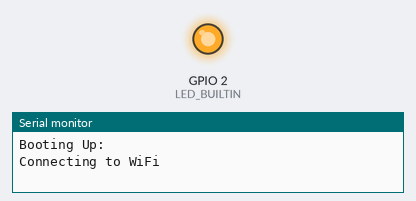
Recording of a program running on a simulated ESP8266 (Wemos D1 mini). On the bench: output pins drawn as LEDs (lit = HIGH, except the on-board LED, lit = LOW), the last lines printed to the serial monitor. WiFi joins after 1.5 s; servers stay silent unless stated.

Above: at 1.4 s.
At 3.5 s:
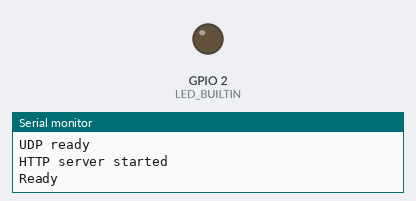
Timing chart, 0 to 5.0 s (numbered marks = the images above):
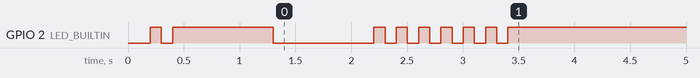

The program:

main.cpp
```cpp
#include <Arduino.h>
#include <WiFiManager.h>
#include <WiFiUdp.h>
#include <FastLED.h>
#include <TaskScheduler.h>

#define LED_PIN 14 // the D5 on D1Mini
#define NUM_LEDS 490
#define NO_SLEEP
#define WAITING_TIMEOUT 120000
#define MAX_BUFFER_SIZE 1460
#define LED_BUILTIN 2
#define CHIPSET WS2812B

void handleNetwork();
void handleApi();
void handleUdp();

// Network SSID
char ssid[] = "";
char password[] = "";

String recived = "";

CRGB leds[NUM_LEDS];

WiFiUDP udp;

// HTTP server settings
ESP8266WebServer server(80);

Task HandleNetwork(10000, TASK_FOREVER, &handleNetwork);
Task HandleApi(100, TASK_FOREVER, &handleApi);
Task HandleUdp(5, TASK_FOREVER, &handleUdp); // this limits the udp handling to 200 times per second

unsigned int localUdpPort = 19446;
char incomingPacket[MAX_BUFFER_SIZE];
int packetSize;

// Notification LED
void flashLED(int flashtime)
{
#if defined(LED_BUILTIN) // If we have it; flash it.
  delay(flashtime);
  digitalWrite(LED_BUILTIN, 0); // On at full power.
  delay(flashtime);             // delay
  digitalWrite(LED_BUILTIN, 1); // turn Off
#else
  return; // No notifcation LED, do nothing, no delay
#endif
}

void handleNetwork()
{
  if (WiFi.status() == WL_CONNECTED)
    return;

  Serial.println("Connecting to WiFi");
  // init WIFI
  WiFi.begin(ssid, password);

  unsigned long startWaiting = millis();
  while (WiFi.status() != WL_CONNECTED && millis() - startWaiting <= WAITING_TIMEOUT)
  {
    flashLED(900);

    if (WiFi.status() == WL_CONNECTED)
    {
      Serial.println("");
      Serial.print("Connected to ");
      Serial.println("ssid");
      Serial.print("IP address: ");
      Serial.println(WiFi.localIP());
    }
    else
      Serial.println("Connect failed. Try again...");
  }

  // init FastLED
  FastLED.addLeds<CHIPSET, LED_PIN, GRB>(leds, NUM_LEDS);
  FastLED.setBrightness(100);
}

void sendChaserInformation()
{
  // send chaser information
  IPAddress broadcastIp = WiFi.localIP();
  broadcastIp[3] = 255;

  // send status json to client
  String json = "{\"device\":\"ScreenChaser-Stripe\"}";

  server.send(200, "application/text", recived);
}

void handleApi()
{
  server.handleClient();
}

void handleUdp(void)
{
  packetSize = udp.parsePacket();
  if (packetSize)
  {
    int len = udp.read(incomingPacket, MAX_BUFFER_SIZE);
    if (len > 0)
    {
      incomingPacket[len] = 0;
      byte stripePart = incomingPacket[0];

      // log stripe part
      Serial.print("stripePart: ");
      Serial.println(stripePart);
      Serial.println(len);

      for (int i = 0; i < len / 3; i++)
      {
        leds[stripePart + i] = CRGB(incomingPacket[i * 3 + 1], incomingPacket[i * 3 + 2], incomingPacket[i * 3 + 3]);
      }
      FastLED.show();
    }
  }
}

// Task Scheduler instance
Scheduler runner;

void setup()
{
  pinMode(LED_BUILTIN, OUTPUT);

  // flash LED to indicate booting
  flashLED(100);

  Serial.begin(115200);
  Serial.println("Booting Up:");
  flashLED(100);

  handleNetwork();
  Serial.println("Network ready");
  flashLED(100);

  udp.begin(localUdpPort);
  Serial.println("UDP ready");
  flashLED(100);

  // init HTTP server
  server.on("/", sendChaserInformation);
  server.begin();
  Serial.println("HTTP server started");
  flashLED(100);

  // init runner
  runner.init();
  runner.addTask(HandleUdp);
  runner.addTask(HandleApi);
  runner.addTask(HandleNetwork);
  HandleUdp.enable();
  HandleApi.enable();
  HandleNetwork.enable();

  Serial.println("Ready");
  flashLED(100);
  flashLED(100);
  flashLED(100);
}

void loop()
{
  runner.execute();
}
```
